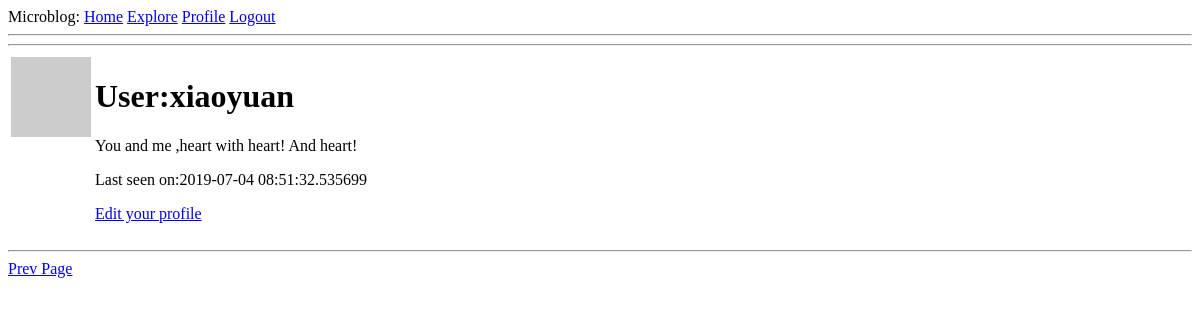
The app's page /user/xiaoyuan?page=2 (signed in), older data.
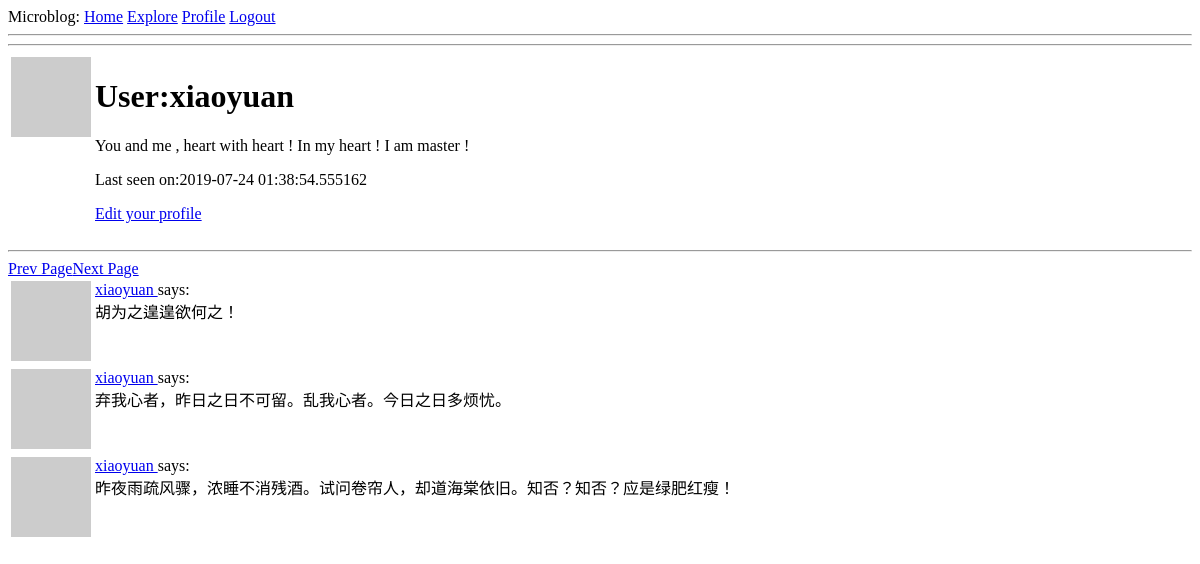
The same page, newer data.
### app/models.py (models this page shows, shortened)
class User(UserMixin, db.Model):
    id = db.Column(db.Integer, primary_key=True)
    username = db.Column(db.String(64), index=True, unique=True)
    email = db.Column(db.String(120), index=True, unique=True)
    password_hash = db.Column(db.String(128))
    posts = db.relationship('Post', backref='author', lazy='dynamic')
    about_me = db.Column(db.String(140))
    last_seen = db.Column(db.DateTime, default=datetime.utcnow())
    followed = db.relationship(
        'User',
        secondary=followers,
        primaryjoin=(followers.c.follower_id == id),
        secondaryjoin=(followers.c.followed_id == id),
        backref=db.backref('followers', lazy='dynamic'),
        lazy='dynamic'
    )
    def avatar(self, size):
        digest = md5(self.email.lower().encode('utf-8')).hexdigest()
        return 'https://www.gravatar.com/avatar/{}?d=identicon&s={}'.format(digest, size)

class Post(db.Model):
    id = db.Column(db.Integer, primary_key=True)
    body = db.Column(db.String(1024))
    timestamp = db.Column(db.DateTime, index=True, default=datetime.utcnow)
    user_id = db.Column(db.Integer, db.ForeignKey('user.id'))

### app/routes.py (the view)
@app.route('/user/<username>')
@login_required
def user(username):
    user = User.query.filter_by(username=username).first_or_404()
    page = request.args.get('page', 1, type=int)
    posts = user.posts.order_by(Post.timestamp.desc()).paginate(page, app.config['POSTS_PER_PAGE'], False)
    prev_url = url_for('user', username=username, page=posts.prev_num) if posts.has_prev else None
    next_url = url_for('user', username=username, page=posts.next_num) if posts.has_next else None
    return render_template('user.html', title='Profile', user=user, posts=posts.items, next_url=next_url,
                           prev_url=prev_url)

### app/models.py (called while the page is built)
@login.user_loader
def load_user(id):
    return User.query.get(int(id))

### app/routes.py (called while the page is built)
@app.before_request
def before_request():
    if current_user.is_authenticated:
        current_user.last_seen = datetime.utcnow()
        db.session.commit()

### app/templates/user.html
{% extends 'base.html' %}
{% block content %}
<table>
    <tr valign="top">
        <td><img src="{{ user.avatar(128) }}"></td>
        <td>
            <h1>User:{{ user.username }}</h1>
            {% if user.about_me %}
            <p>{{ user.about_me }}</p>
            {% endif %}
            {% if user.last_seen %}
            <p>Last seen on:{{ user.last_seen }}</p>
            {% endif %}
            {% if user==current_user %}
            <p>
                <a href="{{ url_for('edit_profile') }}">Edit your profile</a>
            </p>
            {% elif not current_user.is_following(user) %}
            <p>
                <a href="{{ url_for('follow', username=user.username) }}">Follow</a>
            </p>
            {% else %}
            <p>
                <a href="{{ url_for('unfollow', username=user.username) }}">Unfollow</a>
            </p>
            {% endif %}
        </td>
    </tr>
</table>
<hr>
<table>
    {% for post in posts %}
    {% include '_post.html' %}
    {% endfor %}
    {% if prev_url %}
    <a href="{{ prev_url }}">Prev Page</a>
    {% endif %}
    {% if next_url %}
    <a href="{{ next_url }}">Next Page</a>
    {% endif %}
</table>
{% endblock %}

### app/templates/_post.html
<tr valign="top">
    <td><img src="{{ post.author.avatar(36) }}"></td>
    <td>
        <a href="{{ url_for('user', username=post.author.username)}}">{{ post.author.username }} </a>says:<br>
        {{ post.body }}
    </td>
</tr>

Row changes from the older to the newer data that the page shows:
changed User "xiaoyuan": about_me "You and me ,heart with heart! And heart!" → "You and me , heart with heart ! In my heart ! I am master !"; last_seen "2019-07-04 08:51:32.535699" → "2019-07-24 01:38:54.555162"
added Post: author.username "xiaoyuan", body "胡为之遑遑欲何之！"
added Post: author.username "xiaoyuan", body "弃我心者，昨日之日不可留。乱我心者。今日之日多烦忧。"
added Post: author.username "xiaoyuan", body "昨夜雨疏风骤，浓睡不消残酒。试问卷帘人，却道海棠依旧。知否？知否？应是绿肥红瘦！"
Text that changed along with them:
text now shown: "Next Page"
